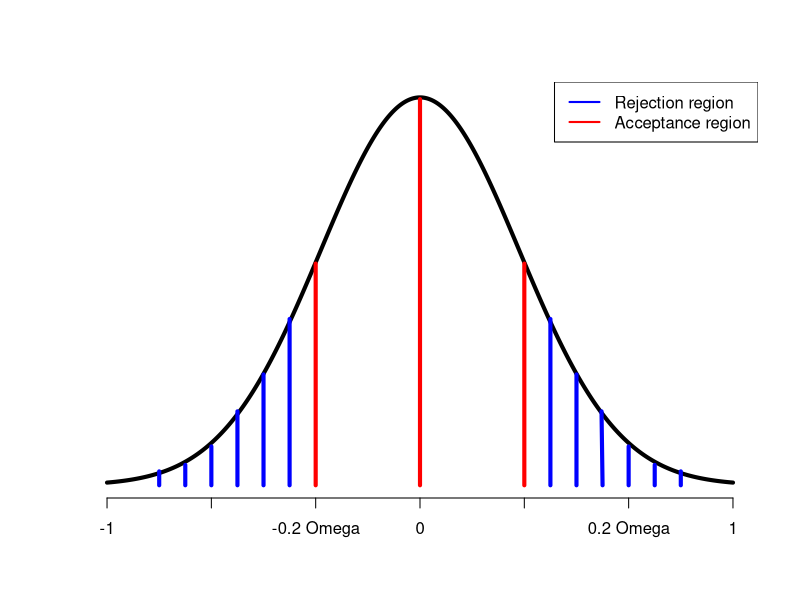
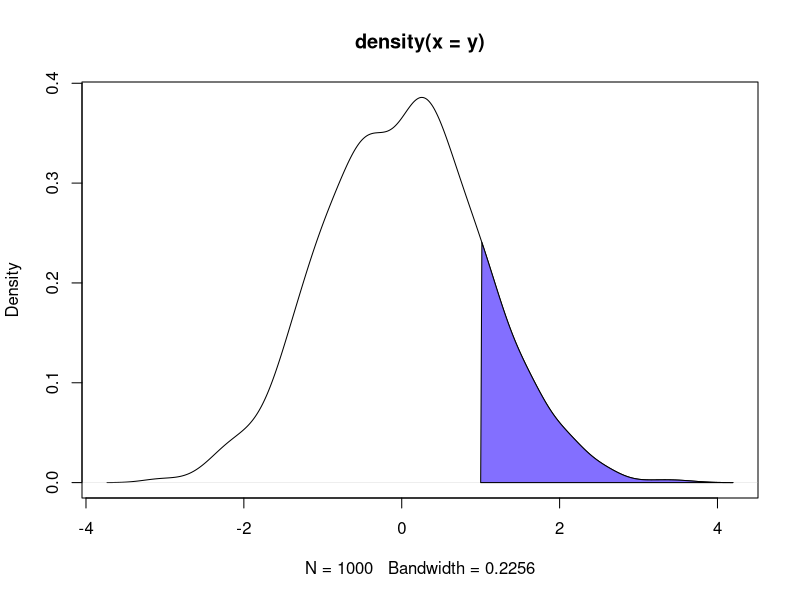

Reproduce these figures in R, in order.
x <- seq(-3, 3, length=1000)
y = dnorm(x, mean = 0, sd = 0.95, log = FALSE)

plot(x,y, type = "l", lwd = 4, axes = FALSE, xlab = "", ylab = "", col = 'black')
axis(1, at = -3:3, labels = c("-1", "", "-0.2 Omega", "0", "", "0.2 Omega", "1"))

segments(x0=0,y0=0,x1=0,y1=0.418,col="red",lwd = 4)

segments(x0=1,y0=0,x1=1,y1=0.24,col="red",lwd = 4)
segments(x0=-1,y0=0,x1=-1,y1=0.24,col="red",lwd = 4)

segments(x0=1.25,y0=0,x1=1.25,y1=0.18,col="blue",lwd = 4)
segments(x0=-1.25,y0=0,x1=-1.25,y1=0.18,col="blue",lwd = 4)

segments(x0=1.5,y0=0,x1=1.5,y1=0.12,col="blue",lwd = 4)
segments(x0=-1.5,y0=0,x1=-1.5,y1=0.12,col="blue",lwd = 4)

segments(x0=1.75,y0=0,x1=1.74,y1=0.08,col="blue",lwd = 4)
segments(x0=-1.75,y0=0,x1=-1.75,y1=0.08,col="blue",lwd = 4)

segments(x0=2,y0=0,x1=2,y1=0.042,col="blue",lwd = 4)
segments(x0=-2,y0=0,x1=-2,y1=0.042,col="blue",lwd = 4)

segments(x0=2.25,y0=0,x1=2.25,y1=0.022,col="blue",lwd = 4)
segments(x0=-2.25,y0=0,x1=-2.25,y1=0.022,col="blue",lwd = 4)

segments(x0=2.5,y0=0,x1=2.5,y1=0.015,col="blue",lwd = 4)
segments(x0=-2.5,y0=0,x1=-2.5,y1=0.015,col="blue",lwd = 4)

legend("topright", legend=c("Rejection region", "Acceptance region"),
       col=c("blue", "red"), lty=c(1,1),lwd = 2,cex=1)

#text(2, 0.15, "Acceptance region",adj = 0.28, col="red")
#text(-2, 0.15, "Acceptance region",adj = 0.70, col="red")
# ---- Part II

set.seed(3)
y <- rnorm(1000, 0,1)

# Density estimation
den <- density(y)

# Plot
plot(den)

# Fill area for values greater or equal to 1
value <- 1

polygon(c(den$x[den$x >= value ], value),
        c(den$y[den$x >= value ], 0),
        col = "slateblue1",
        border = 1)
